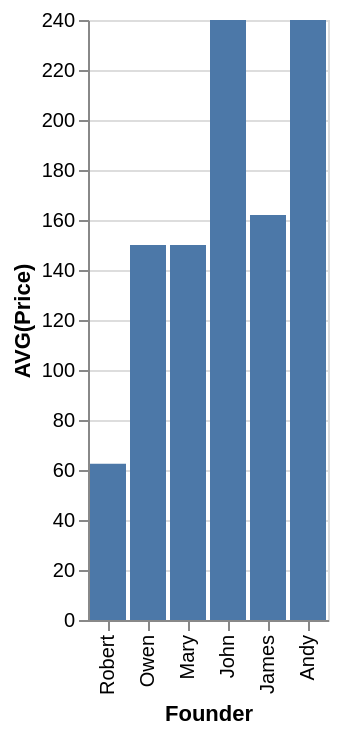

Write a Vega-Lite specification for this figure.
### Vega-Lite specification from a JSON file in a GitHub repository (floating-point values rounded to 4 significant figures)
{"data": {"values": [{"x_data": "Robert", "y_data": 62.5}, {"x_data": "Owen", "y_data": 150}, {"x_data": "Mary", "y_data": 150}, {"x_data": "John", "y_data": 240}, {"x_data": "James", "y_data": 162}, {"x_data": "Andy", "y_data": 240}]}, "mark": "bar", "encoding": {"x": {"field": "x_data", "type": "nominal", "title": "Founder", "sort": "descending"}, "y": {"field": "y_data", "type": "quantitative", "title": "AVG(Price)"}}}
